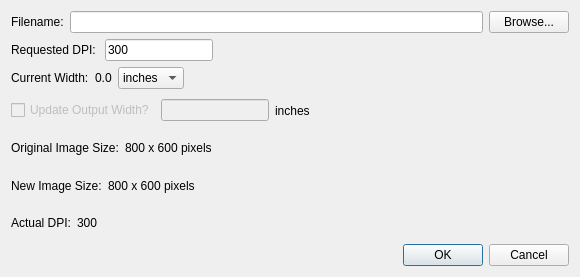
<?xml version="1.0" encoding="UTF-8"?>
<ui version="4.0">
 <class>Dialog</class>
 <widget class="QDialog" name="Dialog">
  <property name="geometry">
   <rect>
    <x>0</x>
    <y>0</y>
    <width>580</width>
    <height>277</height>
   </rect>
  </property>
  <property name="windowTitle">
   <string>Dialog</string>
  </property>
  <layout class="QVBoxLayout" name="verticalLayout_2">
   <item>
    <layout class="QVBoxLayout" name="verticalLayout">
     <item>
      <layout class="QHBoxLayout" name="horizontalLayout_3">
       <item>
        <widget class="QLabel" name="file_label">
         <property name="text">
          <string>Filename:</string>
         </property>
        </widget>
       </item>
       <item>
        <widget class="QLineEdit" name="file_edit"/>
       </item>
       <item>
        <widget class="QPushButton" name="browse_pushButton">
         <property name="text">
          <string>Browse...</string>
         </property>
        </widget>
       </item>
      </layout>
     </item>
     <item>
      <layout class="QHBoxLayout" name="horizontalLayout">
       <item>
        <widget class="QLabel" name="reqdpi_label">
         <property name="text">
          <string>Requested DPI: </string>
         </property>
        </widget>
       </item>
       <item>
        <widget class="QLineEdit" name="reqdpi_edit">
         <property name="sizePolicy">
          <sizepolicy hsizetype="Minimum" vsizetype="Fixed">
           <horstretch>0</horstretch>
           <verstretch>0</verstretch>
          </sizepolicy>
         </property>
         <property name="text">
          <string>300</string>
         </property>
        </widget>
       </item>
       <item>
        <spacer name="horizontalSpacer">
         <property name="orientation">
          <enum>Qt::Horizontal</enum>
         </property>
         <property name="sizeHint" stdset="0">
          <size>
           <width>40</width>
           <height>20</height>
          </size>
         </property>
        </spacer>
       </item>
      </layout>
     </item>
     <item>
      <layout class="QHBoxLayout" name="horizontalLayout_2">
       <item>
        <widget class="QLabel" name="width_label">
         <property name="text">
          <string>Current Width:</string>
         </property>
        </widget>
       </item>
       <item>
        <widget class="QLabel" name="curwidth_label">
         <property name="text">
          <string>0.0</string>
         </property>
        </widget>
       </item>
       <item>
        <widget class="QComboBox" name="units_comboBox">
         <item>
          <property name="text">
           <string>inches</string>
          </property>
         </item>
         <item>
          <property name="text">
           <string>cm</string>
          </property>
         </item>
        </widget>
       </item>
       <item>
        <spacer name="horizontalSpacer_2">
         <property name="orientation">
          <enum>Qt::Horizontal</enum>
         </property>
         <property name="sizeHint" stdset="0">
          <size>
           <width>40</width>
           <height>20</height>
          </size>
         </property>
        </spacer>
       </item>
      </layout>
     </item>
     <item>
      <layout class="QHBoxLayout" name="horizontalLayout_4">
       <item>
        <widget class="QCheckBox" name="updatewidth_checkBox">
         <property name="enabled">
          <bool>false</bool>
         </property>
         <property name="text">
          <string>Update Output Width?</string>
         </property>
        </widget>
       </item>
       <item>
        <widget class="QLineEdit" name="outputwidth_edit">
         <property name="enabled">
          <bool>false</bool>
         </property>
         <property name="sizePolicy">
          <sizepolicy hsizetype="Minimum" vsizetype="Fixed">
           <horstretch>0</horstretch>
           <verstretch>0</verstretch>
          </sizepolicy>
         </property>
        </widget>
       </item>
       <item>
        <widget class="QLabel" name="unit_label">
         <property name="text">
          <string>inches</string>
         </property>
        </widget>
       </item>
       <item>
        <spacer name="horizontalSpacer_3">
         <property name="orientation">
          <enum>Qt::Horizontal</enum>
         </property>
         <property name="sizeHint" stdset="0">
          <size>
           <width>40</width>
           <height>20</height>
          </size>
         </property>
        </spacer>
       </item>
      </layout>
     </item>
     <item>
      <layout class="QHBoxLayout" name="horizontalLayout_7">
       <item>
        <widget class="QLabel" name="origsize_label">
         <property name="text">
          <string>Original Image Size:</string>
         </property>
        </widget>
       </item>
       <item>
        <widget class="QLabel" name="origsizedim_label">
         <property name="text">
          <string>800 x 600 pixels</string>
         </property>
        </widget>
       </item>
       <item>
        <spacer name="horizontalSpacer_4">
         <property name="orientation">
          <enum>Qt::Horizontal</enum>
         </property>
         <property name="sizeHint" stdset="0">
          <size>
           <width>40</width>
           <height>20</height>
          </size>
         </property>
        </spacer>
       </item>
      </layout>
     </item>
     <item>
      <layout class="QHBoxLayout" name="horizontalLayout_6">
       <item>
        <widget class="QLabel" name="newsize_label">
         <property name="text">
          <string>New Image Size:</string>
         </property>
        </widget>
       </item>
       <item>
        <widget class="QLabel" name="newsizedim_label">
         <property name="text">
          <string>800 x 600 pixels</string>
         </property>
        </widget>
       </item>
       <item>
        <spacer name="horizontalSpacer_5">
         <property name="orientation">
          <enum>Qt::Horizontal</enum>
         </property>
         <property name="sizeHint" stdset="0">
          <size>
           <width>40</width>
           <height>20</height>
          </size>
         </property>
        </spacer>
       </item>
      </layout>
     </item>
     <item>
      <layout class="QHBoxLayout" name="horizontalLayout_5">
       <item>
        <widget class="QLabel" name="actdpi_label">
         <property name="text">
          <string>Actual DPI:</string>
         </property>
        </widget>
       </item>
       <item>
        <widget class="QLabel" name="actdpival_label">
         <property name="text">
          <string>300</string>
         </property>
        </widget>
       </item>
       <item>
        <spacer name="horizontalSpacer_6">
         <property name="orientation">
          <enum>Qt::Horizontal</enum>
         </property>
         <property name="sizeHint" stdset="0">
          <size>
           <width>40</width>
           <height>20</height>
          </size>
         </property>
        </spacer>
       </item>
      </layout>
     </item>
     <item>
      <widget class="QDialogButtonBox" name="buttonBox">
       <property name="orientation">
        <enum>Qt::Horizontal</enum>
       </property>
       <property name="standardButtons">
        <set>QDialogButtonBox::Cancel|QDialogButtonBox::Ok</set>
       </property>
      </widget>
     </item>
    </layout>
   </item>
  </layout>
 </widget>
 <resources/>
 <connections>
  <connection>
   <sender>buttonBox</sender>
   <signal>accepted()</signal>
   <receiver>Dialog</receiver>
   <slot>accept()</slot>
   <hints>
    <hint type="sourcelabel">
     <x>248</x>
     <y>254</y>
    </hint>
    <hint type="destinationlabel">
     <x>157</x>
     <y>274</y>
    </hint>
   </hints>
  </connection>
  <connection>
   <sender>buttonBox</sender>
   <signal>rejected()</signal>
   <receiver>Dialog</receiver>
   <slot>reject()</slot>
   <hints>
    <hint type="sourcelabel">
     <x>316</x>
     <y>260</y>
    </hint>
    <hint type="destinationlabel">
     <x>286</x>
     <y>274</y>
    </hint>
   </hints>
  </connection>
  <connection>
   <sender>browse_pushButton</sender>
   <signal>clicked()</signal>
   <receiver>Dialog</receiver>
   <slot>browse_for_file()</slot>
   <hints>
    <hint type="sourcelabel">
     <x>531</x>
     <y>23</y>
    </hint>
    <hint type="destinationlabel">
     <x>289</x>
     <y>138</y>
    </hint>
   </hints>
  </connection>
  <connection>
   <sender>reqdpi_edit</sender>
   <signal>editingFinished()</signal>
   <receiver>Dialog</receiver>
   <slot>chk_valid_input()</slot>
   <hints>
    <hint type="sourcelabel">
     <x>162</x>
     <y>56</y>
    </hint>
    <hint type="destinationlabel">
     <x>289</x>
     <y>138</y>
    </hint>
   </hints>
  </connection>
  <connection>
   <sender>outputwidth_edit</sender>
   <signal>editingFinished()</signal>
   <receiver>Dialog</receiver>
   <slot>chk_valid_input()</slot>
   <hints>
    <hint type="sourcelabel">
     <x>214</x>
     <y>123</y>
    </hint>
    <hint type="destinationlabel">
     <x>289</x>
     <y>138</y>
    </hint>
   </hints>
  </connection>
  <connection>
   <sender>units_comboBox</sender>
   <signal>currentIndexChanged(int)</signal>
   <receiver>Dialog</receiver>
   <slot>change_units()</slot>
   <hints>
    <hint type="sourcelabel">
     <x>138</x>
     <y>89</y>
    </hint>
    <hint type="destinationlabel">
     <x>289</x>
     <y>138</y>
    </hint>
   </hints>
  </connection>
  <connection>
   <sender>updatewidth_checkBox</sender>
   <signal>clicked()</signal>
   <receiver>Dialog</receiver>
   <slot>update_width()</slot>
   <hints>
    <hint type="sourcelabel">
     <x>76</x>
     <y>123</y>
    </hint>
    <hint type="destinationlabel">
     <x>289</x>
     <y>138</y>
    </hint>
   </hints>
  </connection>
 </connections>
 <slots>
  <slot>browse_for_file()</slot>
  <slot>chk_valid_input()</slot>
  <slot>change_units()</slot>
  <slot>update_width()</slot>
 </slots>
</ui>
